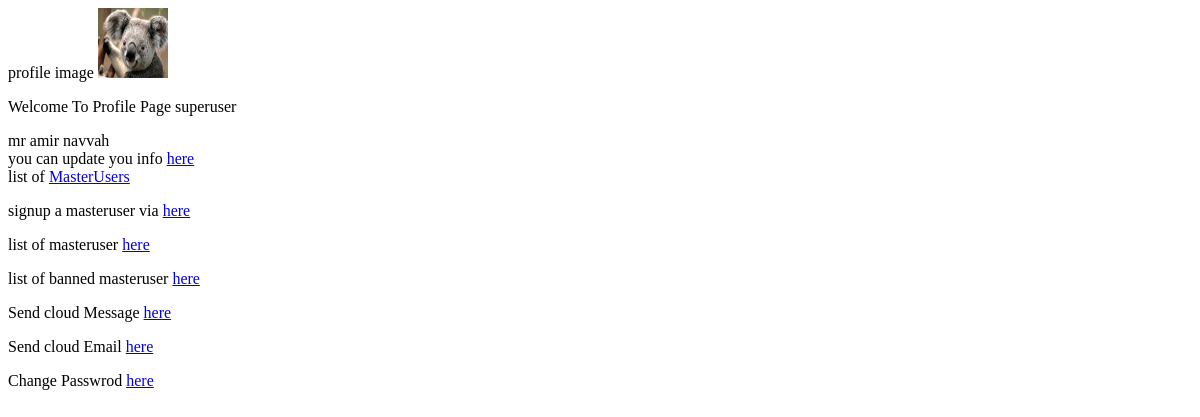
/superuser/profile/superuser/ (signed in), run on an earlier commit of the app's database.
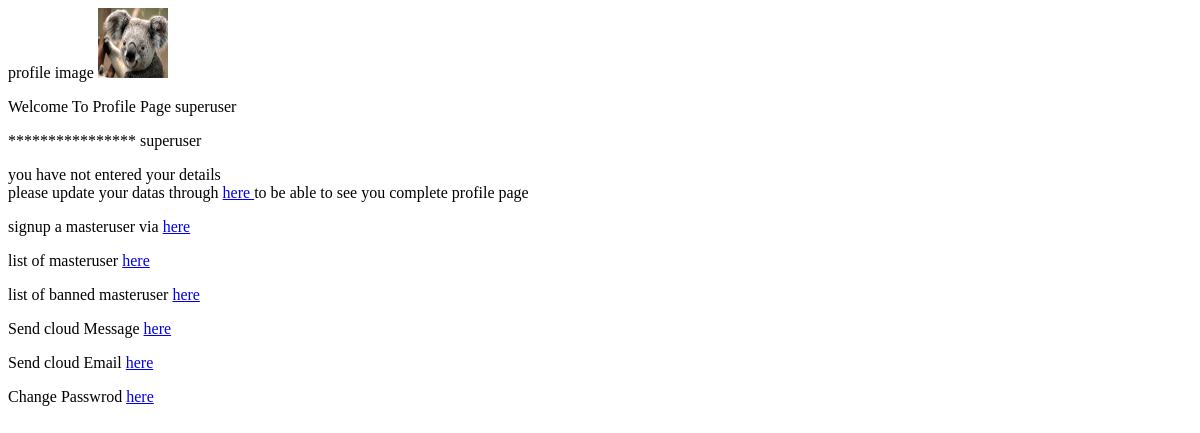
And on a later commit of the database.
### accounts/models.py (models this page shows, shortened)
class UserModel(AbstractUser):
    first_name = models.CharField(max_length=216, null = False, blank = False)
    last_name = models.CharField(max_length=216, null = False, blank = False)
    is_sportclub = models.BooleanField('SportClub Status', default = False)
    is_commonuser = models.BooleanField('CommonUser Status', default = False)
    is_masteruser = models.BooleanField('MasterUser Status', default = False)
    email = models.EmailField(unique = True, blank = False)
    slug = models.SlugField(unique = True, null = False, blank = False)
    picture = models.ImageField(upload_to =r'superuser/coverpicture',
                                null = True, blank = True, default = r'superuser/default/Koala.jpg')
    user_logs = models.TextField(default='',null = True)

### accounts/views.py (the view)
# urls.py: path('profile/<slug:slug>/', SuperUserProfileView.as_view(), name='profile'),
@method_decorator([login_required, superuser_required], name='dispatch')
class SuperUserProfileView(DetailView):
    model = UserModel
    context_object_name = 'superuser'
    template_name = 'accounts/superuserprofile.html'
    def get_queryset(self):
        return UserModel.objects.filter(username = self.request.user.username )

### accounts/templates/accounts/superuserprofile.html (shortened to what this page needs)
<!DOCTYPE html>
<html lang="en" dir="ltr">
  <head>
  </head>
  <body>
    profile image <img src="{{superuser.picture.url}}" width="70" height="70"/>
    <p>Welcome To Profile Page {{superuser.username}}</p>
    {% if not user.first_name %}
    **************** {{superuser.slug}}
    <p>you have not entered your details <br>
      please update your datas through
      <a href="{% url 'accounts:update' slug=user.slug %}"> here </a>
      to be able to see you complete profile page
      {% else %}
      mr {{superuser.first_name}} {{superuser.last_name}}<br>
      you can update you info
      <a href="{% url 'accounts:update' slug=user.slug %}">here</a><br>
            list of <a href="{% url 'masteruser:list' %}">MasterUsers</a>
      {% endif %}
      <p>signup a masteruser via <a href="{% url 'masteruser:signup' %}">here</a></p>
      <p>list of masteruser <a href="{% url 'masteruser:list' %}">here</a></p>
      <p>list of banned masteruser <a href="{% url 'masteruser:bannedlist' %}">here</a></p>
      <p>Send cloud Message <a href="{% url 'accounts:cloudmessage' %}">here</a></p>
      <p>Send cloud Email <a href="{% url 'accounts:cloudemail' %}">here</a></p>
      <p>Change Passwrod <a href="{% url 'accounts:passwordchange' slug=user.slug %}">here</a></p>
    </p>
  </body>
</html>

What changed in the data, as far as the page shows it:
changed UserModel "superuser": slug (not shown) → "superuser"; first_name "amir" → (not shown); last_name "navvah" → (not shown)
Also different on the page:
text no longer shown: "mr you can update you info list of MasterUsers"
text now shown: "**************** you have not entered your details please update your datas through to be able to see you complete profile page"
